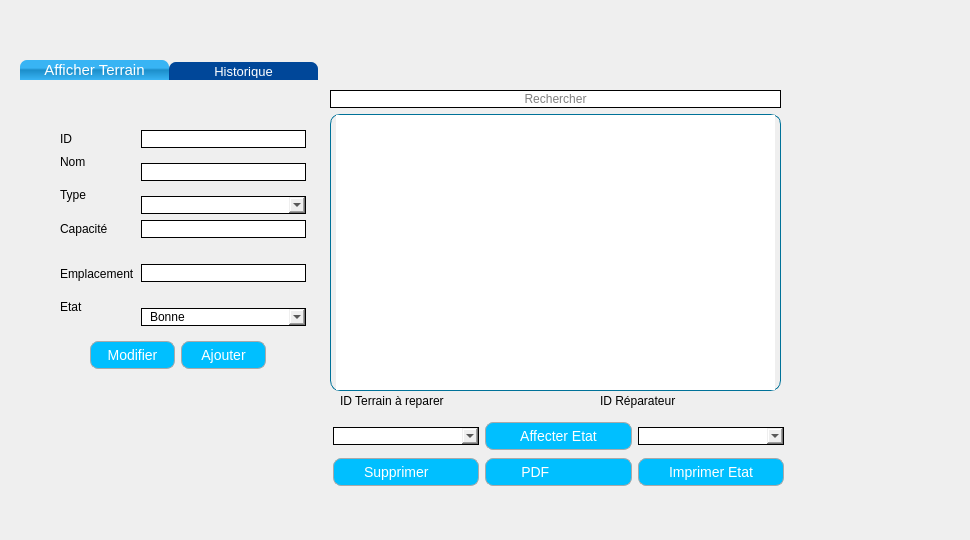
            <widget class="QWidget" name="page_3">
             <widget class="QTabWidget" name="tabWidget">
              <property name="geometry">
               <rect>
                <x>20</x>
                <y>60</y>
                <width>941</width>
                <height>471</height>
               </rect>
              </property>
              <property name="styleSheet">
               <string notr="true">#QWidget {

}
QTabWidget::pane { /* The tab widget frame */
border-top: 5px  ;
}
QTabWidget::tab-bar {
left: 0px; /* move to the right by 5px */
}
/* Style the tab using the tab sub-control. Note that it reads QTabBar _not_ QTabWidget */
QTabBar::tab {
background: #004799;
border: 2px  ;
border-bottom-color: ; /* same as the pane color */
border-top-left-radius: 7px;
border-top-right-radius: 7px;
min-width: 145px;
padding: 2px;
color: white;
font-size:13px;
font-family:Arial, Helvetica, sans-serif;
}
QTabBar::tab:selected, QTabBar::tab:hover {
background: qlineargradient(x1: 0, y1: 0, x2: 0, y2: 1, stop: 0 #38b4f4, stop: 0.4 #38b4f4, stop: 0.5 #1c8eca, stop: 1.0 #38b4f4);
}
QTabBar::tab:selected {
border-color: #9B9B9B;
border-bottom-color: #FFD700; /* same as pane color */
color: #FFFFFF;
font-size:15px;
font-family:Arial, Helvetica, sans-serif;
}
QTabBar::tab:!selected {
margin-top: 2px; /* make non-selected tabs look smaller */

}</string>
              </property>
              <property name="currentIndex">
               <number>0</number>
              </property>
              <widget class="QWidget" name="tab_2">
               <attribute name="title">
                <string>Afficher Terrain</string>
               </attribute>
               <widget class="QWidget" name="layoutWidget_7">
                <property name="geometry">
                 <rect>
                  <x>70</x>
                  <y>260</y>
                  <width>176</width>
                  <height>30</height>
                 </rect>
                </property>
                <layout class="QHBoxLayout" name="horizontalLayout_4">
                 <item>
                  <widget class="QPushButton" name="pushButton_modif">
                   <property name="styleSheet">
                    <string notr="true">QPushButton {
color: #FFFFFF;
background:#00BFFF;
border: none;
font-size:14px;
font-family:Arial, Helvetica, sans-serif;
border: 1px solid #A9A9A9;
border-top-left-radius: 7px;
border-top-right-radius: 7px;
border-radius: 8px;
padding:5px 5px 5px 5px;
}
QPushButton:hover {
color:#fff;
background:#A9A9A9;
border: none;
border-top-left-radius: 7px;
border-top-right-radius: 7px;
}</string>
                   </property>
                   <property name="text">
                    <string>Modifier</string>
                   </property>
                  </widget>
                 </item>
                 <item>
                  <widget class="QPushButton" name="pushButton_ajout">
                   <property name="enabled">
                    <bool>true</bool>
                   </property>
                   <property name="styleSheet">
                    <string notr="true">QPushButton {
color: #FFFFFF;
background:#00BFFF;
border: none;
font-size:14px;
font-family:Arial, Helvetica, sans-serif;
border: 1px solid #A9A9A9;
border-top-left-radius: 7px;
border-top-right-radius: 7px;
border-radius: 8px;
padding:5px 5px 5px 5px;
}
QPushButton:hover {
color:#fff;
background:#A9A9A9;
border: none;
border-top-left-radius: 7px;
border-top-right-radius: 7px;
}</string>
                   </property>
                   <property name="text">
                    <string>Ajouter</string>
                   </property>
                  </widget>
                 </item>
                </layout>
               </widget>
               <widget class="QWidget" name="layoutWidget_8">
                <property name="geometry">
                 <rect>
                  <x>40</x>
                  <y>50</y>
                  <width>246</width>
                  <height>196</height>
                 </rect>
                </property>
                <layout class="QGridLayout" name="gridLayout_3">
                 <item row="1" column="0">
                  <widget class="QLabel" name="label_nom">
                   <property name="styleSheet">
                    <string notr="true">font: 75 12pt &quot;Segoe UI&quot;;</string>
                   </property>
                   <property name="text">
                    <string>Nom</string>
                   </property>
                  </widget>
                 </item>
                 <item row="8" column="1">
                  <widget class="QComboBox" name="comboBox_etat">
                   <property name="styleSheet">
                    <string notr="true">
QComboBox
{

 border-width: 1px;
border-style: solid;
border-color: black;
  border-radius: 10px;
padding:0 8;
}</string>
                   </property>
                   <item>
                    <property name="text">
                     <string>Bonne</string>
                    </property>
                   </item>
                   <item>
                    <property name="text">
                     <string>Mauvaise</string>
                    </property>
                   </item>
                  </widget>
                 </item>
                 <item row="0" column="1">
                  <widget class="QLineEdit" name="lineEdit_id">
                   <property name="styleSheet">
                    <string notr="true">QLineEdit
{

border-width: 1px;
border-style: solid;
border-color: black;
  border-radius: 10px;
padding:0 8;
}</string>
                   </property>
                  </widget>
                 </item>
                 <item row="2" column="0" rowspan="2">
                  <widget class="QLabel" name="label_type">
                   <property name="styleSheet">
                    <string notr="true">font: 75 12pt &quot;Segoe UI&quot;;</string>
                   </property>
                   <property name="text">
                    <string>Type</string>
                   </property>
                  </widget>
                 </item>
                 <item row="4" column="1">
                  <widget class="QLineEdit" name="lineEdit_capacite">
                   <property name="styleSheet">
                    <string notr="true">QLineEdit
{

border-width: 1px;
border-style: solid;
border-color: black;
  border-radius: 10px;
padding:0 8;
}</string>
                   </property>
                  </widget>
                 </item>
                 <item row="5" column="1" rowspan="3">
                  <widget class="QLineEdit" name="lineEdit_emplacement">
                   <property name="styleSheet">
                    <string notr="true">QLineEdit
{

border-width: 1px;
border-style: solid;
border-color: black;
  border-radius: 10px;
padding:0 8;
}</string>
                   </property>
                  </widget>
                 </item>
                 <item row="1" column="1" rowspan="2">
                  <widget class="QLineEdit" name="lineEdit_nom">
                   <property name="styleSheet">
                    <string notr="true">QLineEdit
{

border-width: 1px;
border-style: solid;
border-color: black;
  border-radius: 10px;
padding:0 8;
}</string>
                   </property>
                  </widget>
                 </item>
                 <item row="4" column="0">
                  <widget class="QLabel" name="label_capacite">
                   <property name="styleSheet">
                    <string notr="true">font: 75 12pt &quot;Segoe UI&quot;;</string>
                   </property>
                   <property name="text">
                    <string>Capacité</string>
                   </property>
                  </widget>
                 </item>
                 <item row="7" column="0" rowspan="2">
                  <widget class="QLabel" name="label_etat">
                   <property name="styleSheet">
                    <string notr="true">font: 75 12pt &quot;Segoe UI&quot;;</string>
                   </property>
                   <property name="text">
                    <string>Etat</string>
                   </property>
                  </widget>
                 </item>
                 <item row="3" column="1">
                  <widget class="QComboBox" name="comboBox_type">
                   <property name="styleSheet">
                    <string notr="true">
QComboBox
{

 border-width: 1px;
border-style: solid;
border-color: black;
  border-radius: 10px;
padding:0 8;
}</string>
                   </property>
                  </widget>
                 </item>
                 <item row="6" column="0">
                  <widget class="QLabel" name="label_emplacement">
                   <property name="styleSheet">
                    <string notr="true">font: 75 12pt &quot;Segoe UI&quot;;</string>
                   </property>
                   <property name="text">
                    <string>Emplacement</string>
                   </property>
                  </widget>
                 </item>
                 <item row="0" column="0">
                  <widget class="QLabel" name="label_id">
                   <property name="styleSheet">
                    <string notr="true">font:75  10pt&quot;Segoe UI&quot;;</string>
                   </property>
                   <property name="text">
                    <string>ID</string>
                   </property>
                  </widget>
                 </item>
                </layout>
               </widget>
               <widget class="QLabel" name="label_3">
                <property name="geometry">
                 <rect>
                  <x>320</x>
                  <y>310</y>
                  <width>161</width>
                  <height>21</height>
                 </rect>
                </property>
                <property name="text">
                 <string>ID Terrain à reparer</string>
                </property>
               </widget>
               <widget class="QLabel" name="label_2">
                <property name="geometry">
                 <rect>
                  <x>580</x>
                  <y>310</y>
                  <width>111</width>
                  <height>21</height>
                 </rect>
                </property>
                <property name="text">
                 <string>ID Réparateur</string>
                </property>
               </widget>
               <widget class="QWidget" name="layoutWidget">
                <property name="geometry">
                 <rect>
                  <x>313</x>
                  <y>340</y>
                  <width>451</width>
                  <height>68</height>
                 </rect>
                </property>
                <layout class="QVBoxLayout" name="verticalLayout">
                 <item>
                  <layout class="QHBoxLayout" name="horizontalLayout_3">
                   <item>
                    <widget class="QComboBox" name="comboBox_tr">
                     <property name="styleSheet">
                      <string notr="true">
QComboBox
{

 border-width: 1px;
border-style: solid;
border-color: black;
  border-radius: 10px;
padding:0 8;
}</string>
                     </property>
                    </widget>
                   </item>
                   <item>
                    <widget class="QPushButton" name="pushButton_affecter">
                     <property name="styleSheet">
                      <string notr="true">QPushButton {
color: #FFFFFF;
background:#00BFFF;
border: none;
font-size:14px;
font-family:Arial, Helvetica, sans-serif;
border: 1px solid #A9A9A9;
border-top-left-radius: 7px;
border-top-right-radius: 7px;
border-radius: 8px;
padding:5px 5px 5px 5px;
}
QPushButton:hover {
color:#fff;
background:#A9A9A9;
border: none;
border-top-left-radius: 7px;
border-top-right-radius: 7px;
}</string>
                     </property>
                     <property name="text">
                      <string>Affecter Etat</string>
                     </property>
                    </widget>
                   </item>
                   <item>
                    <widget class="QComboBox" name="comboBox_r">
                     <property name="styleSheet">
                      <string notr="true">
QComboBox
{

 border-width: 1px;
border-style: solid;
border-color: black;
  border-radius: 10px;
padding:0 8;
}</string>
                     </property>
                    </widget>
                   </item>
                  </layout>
                 </item>
                 <item>
                  <layout class="QHBoxLayout" name="horizontalLayout_6">
                   <item>
                    <widget class="QPushButton" name="pushButton_supprime">
                     <property name="styleSheet">
                      <string notr="true">QPushButton {
color: #FFFFFF;
background:#00BFFF;
border: none;
font-size:14px;
font-family:Arial, Helvetica, sans-serif;
border: 1px solid #A9A9A9;
border-top-left-radius: 7px;
border-top-right-radius: 7px;
border-radius: 8px;
padding:5px 5px 5px 5px;
}
QPushButton:hover {
color:#fff;
background:#A9A9A9;
border: none;
border-top-left-radius: 7px;
border-top-right-radius: 7px;
}</string>
                     </property>
                     <property name="text">
                      <string>Supprimer     </string>
                     </property>
                    </widget>
                   </item>
                   <item>
                    <widget class="QPushButton" name="pushButton_pdf">
                     <property name="styleSheet">
                      <string notr="true">QPushButton {
color: #FFFFFF;
background:#00BFFF;
border: none;
font-size:14px;
font-family:Arial, Helvetica, sans-serif;
border: 1px solid #A9A9A9;
border-top-left-radius: 7px;
border-top-right-radius: 7px;
border-radius: 8px;
padding:5px 5px 5px 5px;
}
QPushButton:hover {
color:#fff;
background:#A9A9A9;
border: none;
border-top-left-radius: 7px;
border-top-right-radius: 7px;
}</string>
                     </property>
                     <property name="text">
                      <string>PDF            </string>
                     </property>
                    </widget>
                   </item>
                   <item>
                    <widget class="QPushButton" name="pushButton_imprim">
                     <property name="styleSheet">
                      <string notr="true">QPushButton {
color: #FFFFFF;
background:#00BFFF;
border: none;
font-size:14px;
font-family:Arial, Helvetica, sans-serif;
border: 1px solid #A9A9A9;
border-top-left-radius: 7px;
border-top-right-radius: 7px;
border-radius: 8px;
padding:5px 5px 5px 5px;
}
QPushButton:hover {
color:#fff;
background:#A9A9A9;
border: none;
border-top-left-radius: 7px;
border-top-right-radius: 7px;
}</string>
                     </property>
                     <property name="text">
                      <string>Imprimer Etat</string>
                     </property>
                    </widget>
                   </item>
                  </layout>
                 </item>
                </layout>
               </widget>
               <widget class="QWidget" name="layoutWidget_6">
                <property name="geometry">
                 <rect>
                  <x>310</x>
                  <y>10</y>
                  <width>451</width>
                  <height>301</height>
                 </rect>
                </property>
                <layout class="QVBoxLayout" name="verticalLayout_2">
                 <item>
                  <widget class="QLineEdit" name="lineEdit_recherche">
                   <property name="accessibleName">
                    <string/>
                   </property>
                   <property name="styleSheet">
                    <string notr="true">QLineEdit
{

border-width: 1px;
border-style: solid;
border-color: black;
  border-radius: 10px;
padding:0 8;
}</string>
                   </property>
                   <property name="inputMask">
                    <string/>
                   </property>
                   <property name="text">
                    <string/>
                   </property>
                   <property name="alignment">
                    <set>Qt::AlignCenter</set>
                   </property>
                   <property name="placeholderText">
                    <string>Rechercher</string>
                   </property>
                  </widget>
                 </item>
                 <item>
                  <widget class="QTableView" name="tableView_maaouia_affiche">
                   <property name="mouseTracking">
                    <bool>false</bool>
                   </property>
                   <property name="styleSheet">
                    <string notr="true">QTableView
{

border-width: 1px;
border-style: solid;
border-color: #007299;
  border-radius: 10px;
padding:0 5;
}

</string>
                   </property>
                   <property name="editTriggers">
                    <set>QAbstractItemView::CurrentChanged|QAbstractItemView::DoubleClicked|QAbstractItemView::EditKeyPressed|QAbstractItemView::SelectedClicked</set>
                   </property>
                   <property name="selectionMode">
                    <enum>QAbstractItemView::ExtendedSelection</enum>
                   </property>
                   <attribute name="horizontalHeaderShowSortIndicator" stdset="0">
                    <bool>true</bool>
                   </attribute>
                   <attribute name="verticalHeaderShowSortIndicator" stdset="0">
                    <bool>false</bool>
                   </attribute>
                  </widget>
                 </item>
                </layout>
               </widget>
               <zorder>layoutWidget_6</zorder>
               <zorder>layoutWidget_7</zorder>
               <zorder>layoutWidget_8</zorder>
               <zorder>label_3</zorder>
               <zorder>layoutWidget</zorder>
               <zorder>label_2</zorder>
              </widget>
              <widget class="QWidget" name="tab_5">
               <attribute name="title">
                <string>Historique</string>
               </attribute>
               <widget class="QTextBrowser" name="histo">
                <property name="geometry">
                 <rect>
                  <x>140</x>
                  <y>30</y>
                  <width>641</width>
                  <height>321</height>
                 </rect>
                </property>
               </widget>
              </widget>
             </widget>
            </widget>
